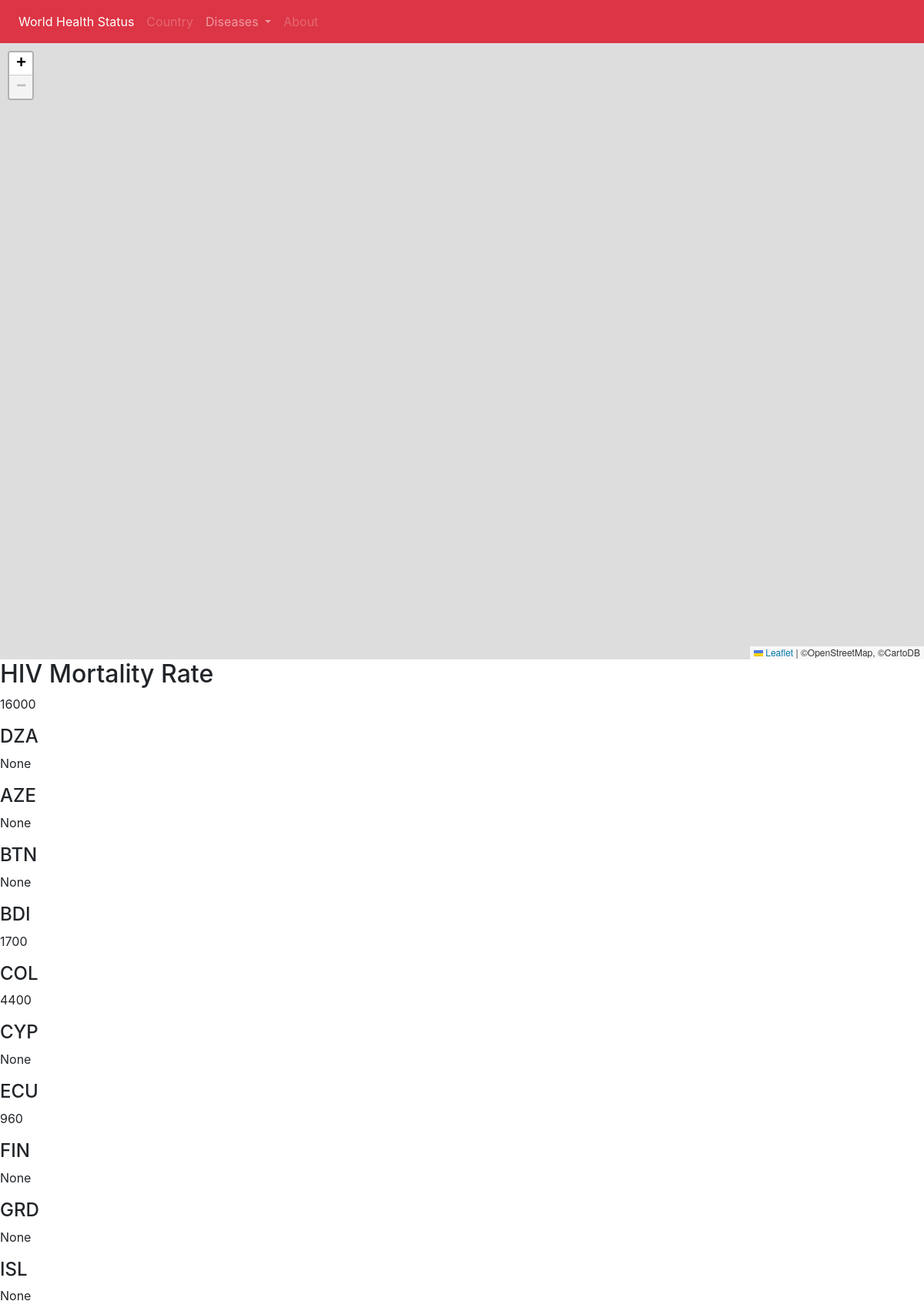
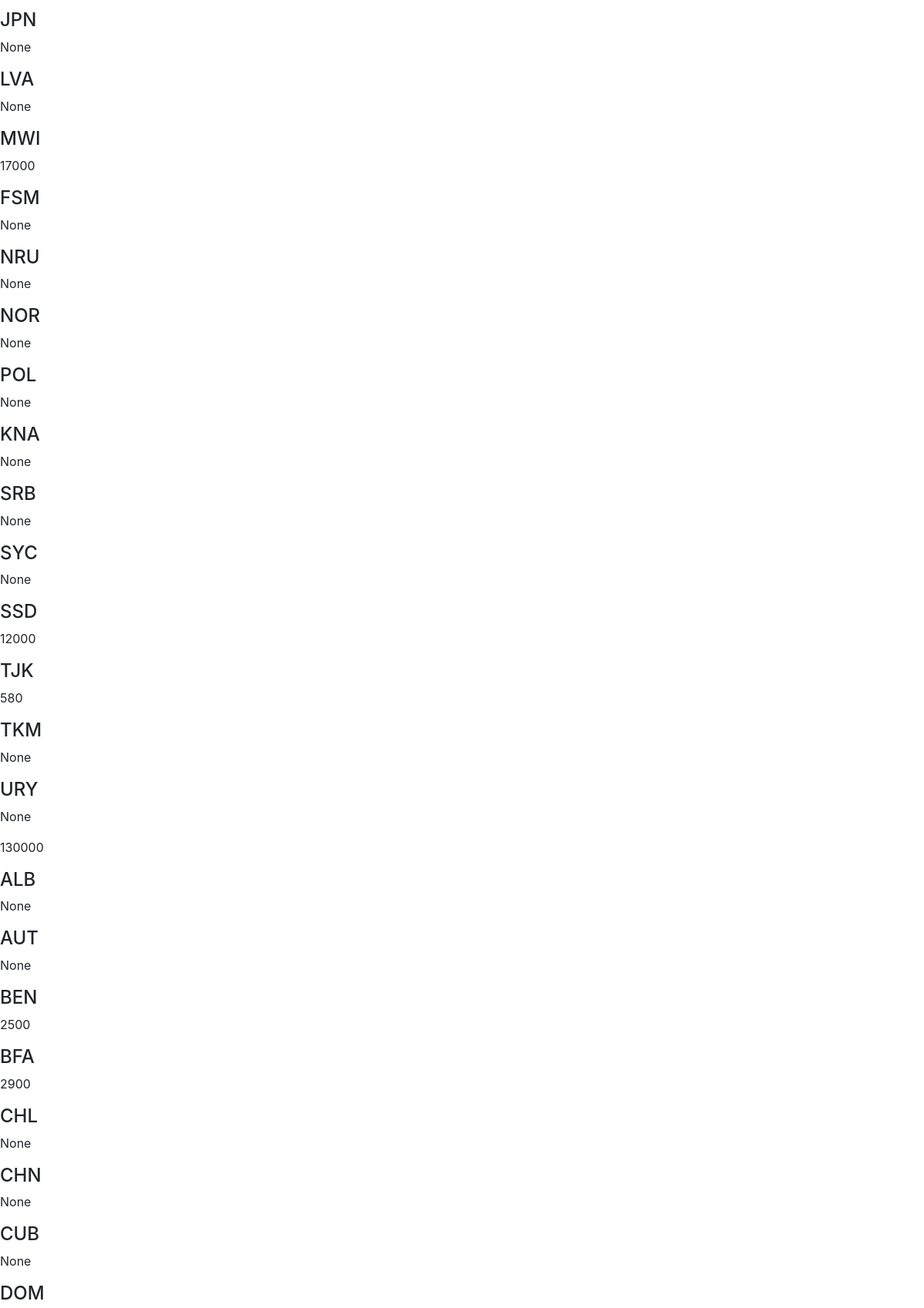
The page / (upper part) on the database its author committed (2 pictures, top to bottom).
### map/models.py (models this page shows, shortened)
class Disease(models.Model):
    gho = models.CharField(max_length=20)
    year = models.IntegerField(null=True, blank=True)
    region = models.CharField(max_length=6, null=True)
    country = models.CharField(max_length=5, null=True)
    numeric = models.IntegerField(null=True, blank=True)
    low = models.IntegerField(null=True, blank=True)
    high = models.IntegerField(null=True, blank=True)

### map/views.py (the view)
# urls.py: 2. Add a URL to urlpatterns:  path('', views.home, name='home')
def home(request):
    all_diseases = Disease.objects.filter(gho__iexact="HIV_0000000006", year__exact=2017).values('country', 'numeric')
    altered_diseases = list(all_diseases)
    context = {
        'diseases': altered_diseases,
        'disease_name': get_disease_parameter("HIV_0000000006"),
        'disease_year': 2017,
    }
    return render(request, 'home.html', context)

### map/templatetags/js.py (called while the page is built)
@register.filter(is_safe=True)
def js(obj):
    return mark_safe(json.dumps(obj))

### map/views.py (called while the page is built)
def get_disease_parameter(key):
    diseases_dict = {'HIV_0000000006': 'HIV Mortality Rate', 'TB_e_mort_exc_tbhiv_num': 'TB Mortality Rate',
                     'MENING_1': 'Meningitis mortality rate', 'CHOLERA_0000000002': 'Cholera Mortality Rate',
                     'CHOLERA_0000000001': 'Cholera Prevalence (Cases)', 'MENING_2': 'Meningitis Prevalence (Cases)'}
    name = diseases_dict[key]
    return name

### templates/home.html (shortened to what this page needs)
{% extends 'base.html' %}

### templates/base.html (shortened to what this page needs)
<!DOCTYPE html>
<html lang="en">
<head>
</head>
<body>
</body>
</html><!DOCTYPE html>
{% load staticfiles %}
{% load js %}
<html lang="en">
<head>
    <link rel="stylesheet" type="text/css" href="{% static 'map/style.css' %}" />
    <link rel="stylesheet" href="https://unpkg.com/leaflet@1.3.1/dist/leaflet.css"
/>
  <link rel="stylesheet" href="https://maxcdn.bootstrapcdn.com/bootstrap/4.1.3/css/bootstrap.min.css">
</head>
<body>
<nav class="navbar navbar-expand-sm bg-danger navbar-dark">
  <ul class="navbar-nav">
    <li class="nav-item active">
      <a class="nav-link" href="#">World Health Status</a>
    </li>
    <li class="nav-item">
      <a class="nav-link disabled" href="#">Country</a>
    </li>
    <li class="nav-item dropdown">
      <a class="nav-link dropdown-toggle" href="#" id="navbardrop" data-toggle="dropdown">
        Diseases
      </a>
    </li>
    <li class="nav-item">
      <a class="nav-link disabled" href="#">About</a>
    </li>
  </ul>
</nav>
<div id="mapid"></div>
<h2>{{ disease_name }}</h2>
<div>
    {%  for disease in diseases %}
        <div class="diseasesname">
        <h4>{{ disease.country}}</h4>
        <p class="hidden">{{ disease.numeric }}</p>
        </div>
    {% endfor %}
</div>
</body>
</html>

### map/static/map/style.css (style rules this page uses)
body { background-color: aqua; color: red; }

### templates/base.html (style rules this page uses)
body { padding: 0; margin: 0; }
html, body, #mapid { height: 100%; width: 100%; }

### rows shown on the page
Disease: country "BDI", numeric "1700"
Disease: country "COL", numeric "4400"
Disease: country "ECU", numeric "960"
Disease: country "MWI", numeric "17000"
Disease: country "SSD", numeric "12000"
Disease: country "TJK", numeric "580"
Disease: country "BEN", numeric "2500"
Disease: country "BFA", numeric "2900"

### other values the page prints
{{ disease_name }} "HIV Mortality Rate"
{{ disease.numeric }} "16000" "None" "None" "None" "None" "None" "None" "None" "None" "None" "None" "None" "None" "None" "None" "None" "None" "None" "None" "130000" "None" "None" "None" "None" "None"
{{ disease.country }} "DZA" "AZE" "BTN" "CYP" "FIN" "GRD" "ISL" "JPN" "LVA" "FSM" "NRU" "NOR" "POL" "KNA" "SRB" "SYC" "TKM" "URY" "ALB" "AUT" "CHL" "CHN" "CUB" "DOM"
